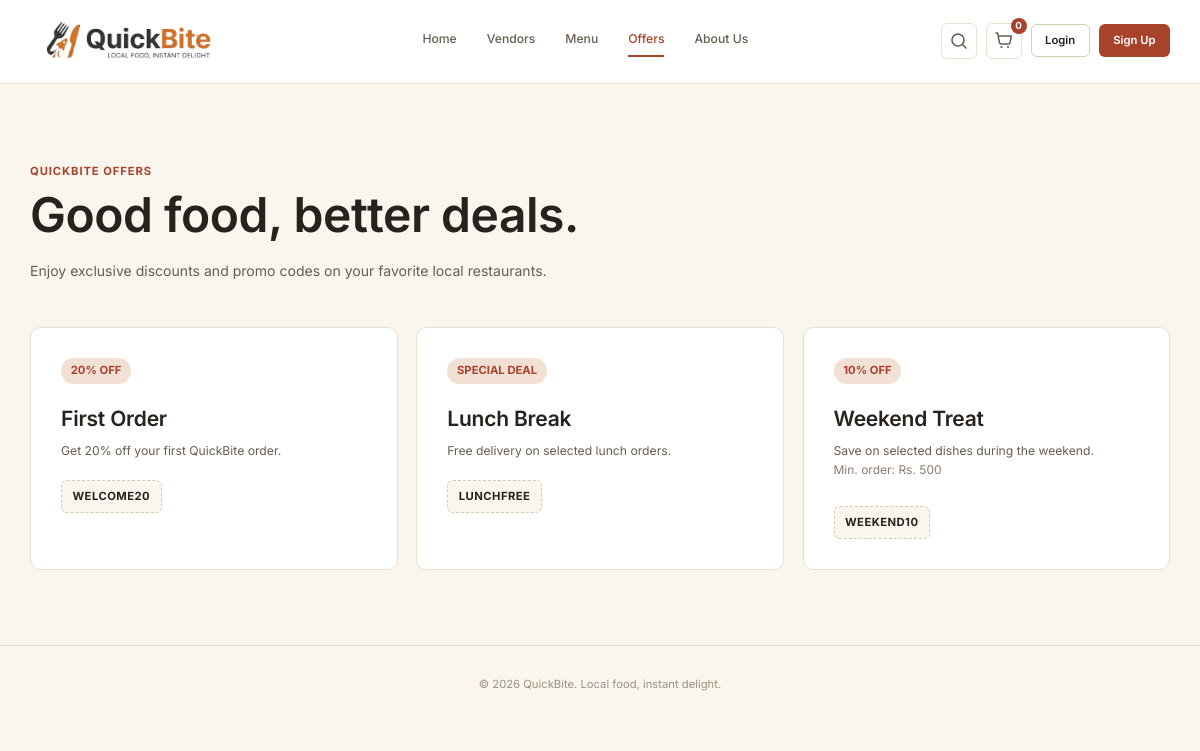
/offers.php, run on the app's committed database.
### tables this page shows
CREATE TABLE offers (
  id INT UNSIGNED AUTO_INCREMENT PRIMARY KEY,
  title VARCHAR(160) NOT NULL,
  description TEXT NULL,
  code VARCHAR(50) NOT NULL UNIQUE,
  discount_percent DECIMAL(5,2) NOT NULL DEFAULT 0,
  min_order DECIMAL(10,2) NOT NULL DEFAULT 0,
  expires_at DATETIME NULL,
  is_active TINYINT(1) DEFAULT 1
);

### includes/auth.php (called while the page is built, shortened)
<?php
function current_user(): ?array
{
    return $_SESSION['user'] ?? null;
}

### includes/data.php (called while the page is built, shortened)
<?php
require_once __DIR__ . '/auth.php';
$db = get_db();
$oStmt = $db->query("
    SELECT id, title, description, code, discount_percent, min_order, expires_at, is_active
    FROM offers
    WHERE is_active = 1 AND (expires_at IS NULL OR expires_at >= NOW())
    ORDER BY id ASC
");
$offers = $oStmt->fetchAll();

### offers.php (the view, shortened to what this page needs)
<?php
$activeNav = 'offers';
$basePath = '';
include __DIR__ . '/includes/data.php';
include __DIR__ . '/includes/header.php';
?>
<section class="content-page">
  <div class="content-hero">
    <span class="content-hero__eyebrow">QuickBite Offers</span>
    <h1 class="content-hero__title">Good food, better deals.</h1>
    <p class="content-hero__text">
      Enjoy exclusive discounts and promo codes on your favorite local restaurants.
    </p>
  </div>
  <div class="offer-grid">
    <?php if (empty($offers)): ?>
      <p style="grid-column: 1 / -1; text-align: center; color: #6E6259; padding: 2rem;">No active promotional offers at the moment. Check back soon!</p>
    <?php else: ?>
      <?php foreach ($offers as $offer): ?>
        <article class="offer-card">
          <span class="offer-card__badge">
            <?= (float)$offer['discount_percent'] > 0 ? ((int)$offer['discount_percent'] . '% OFF') : 'SPECIAL DEAL' ?>
          </span>
          <h2 class="offer-card__title"><?= htmlspecialchars($offer['title']) ?></h2>
          <p class="offer-card__text"><?= htmlspecialchars($offer['description']) ?></p>
          <?php if ((float)$offer['min_order'] > 0): ?>
            <p style="font-size: 0.8rem; color: #8C7B70; margin-bottom: 0.5rem;">Min. order: Rs. <?= number_format($offer['min_order']) ?></p>
          <?php endif; ?>
          <span class="offer-card__code" title="Click to copy" onclick="navigator.clipboard.writeText('<?= htmlspecialchars($offer['code']) ?>'); alert('Copied code: <?= htmlspecialchars($offer['code']) ?>');">
            <?= htmlspecialchars($offer['code']) ?>
          </span>
        </article>
      <?php endforeach; ?>
    <?php endif; ?>
  </div>
</section>
<?php include __DIR__ . '/includes/footer.php'; ?>

### includes/header.php (shortened to what this page needs)
<?php
$basePath = $basePath ?? '';
require_once __DIR__ . '/auth.php';
$currentUser = current_user();
?>
<!DOCTYPE html>
<html lang="en">
<head>
<link rel="stylesheet" href="<?= $basePath ?>css/base.css">
<link rel="stylesheet" href="<?= $basePath ?>css/customer.css">
</head>
<body>
<header class="site-header">
  <div class="site-header__inner">
    <a class="brand" href="<?= $basePath ?>index.php">
     <img style="width: 200px" src="<?= $basePath ?>images/logo.png" alt="QuickBite" />
    </a>
    <nav class="main-nav">
      <a href="<?= $basePath ?>index.php" class="nav-link <?= ($activeNav ?? '') === 'home' ? 'is-active' : '' ?>">Home</a>
      <a href="<?= $basePath ?>vendors.php" class="nav-link <?= ($activeNav ?? '') === 'vendors' ? 'is-active' : '' ?>">Vendors</a>
      <a href="<?= $basePath ?>menu.php" class="nav-link <?= ($activeNav ?? '') === 'menu' ? 'is-active' : '' ?>">Menu</a>
      <a href="<?= $basePath ?>offers.php" class="nav-link <?= ($activeNav ?? '') === 'offers' ? 'is-active' : '' ?>">Offers</a>
      <a href="<?= $basePath ?>about.php" class="nav-link <?= ($activeNav ?? '') === 'about' ? 'is-active' : '' ?>">About Us</a>
    </nav>
    <div class="site-header__actions">
      <button class="icon-btn" id="searchToggle" type="button" aria-label="Search">
        <svg width="18" height="18" viewBox="0 0 18 18" fill="none"><circle cx="8" cy="8" r="6" stroke="currentColor" stroke-width="1.6"/><path d="M12.5 12.5L16 16" stroke="currentColor" stroke-width="1.6" stroke-linecap="round"/></svg>
      </button>
      <a class="icon-btn icon-btn--cart" href="<?= $basePath ?>cart.php" aria-label="Cart">
        <span class="cart-badge" id="cartBadge">0</span>
      </a>
      <?php if ($currentUser): ?>
        <div class="header-user-menu">
          <?php if ($currentUser['role'] === 'admin'): ?>
            <a href="<?= $basePath ?>admin/overview.php" class="btn btn--primary btn--sm">Admin Panel</a>
          <?php elseif ($currentUser['role'] === 'vendor'): ?>
            <a href="<?= $basePath ?>vendor/dashboard.php" class="btn btn--primary btn--sm">Vendor Panel</a>
          <?php else: ?>
            <a href="<?= $basePath ?>customer_orders.php" class="btn btn--outline btn--sm">My Orders</a>
          <?php endif; ?>
          <span class="header-user-tag"><?= htmlspecialchars(explode(' ', $currentUser['name'])[0]) ?></span>
          <a href="<?= $basePath ?>logout.php" class="btn btn--outline btn--sm" title="Log out">Logout</a>
        </div>
      <?php else: ?>
        <a href="<?= $basePath ?>login.php" class="btn btn--outline btn--sm">Login</a>
        <a href="<?= $basePath ?>signup.php" class="btn btn--primary btn--sm">Sign Up</a>
      <?php endif; ?>
    </div>
  </div>
  <div class="search-panel" id="searchPanel">
  </div>
</header>
<main class="page">

### includes/footer.php (shortened to what this page needs)
</main>
<footer class="site-footer">
  <p>&copy; <?= date('Y') ?> QuickBite. Local food, instant delight.</p>
</footer>
</body>
</html>

### css/base.css (style rules this page uses)
:root { --color-brand: #A8432B; --color-brand-dark: #852F1C; --color-brand-tint: #F3E0D5; --color-accent: #C0862A; --color-ink: #27221D; --color-ink-soft: #675D50; --color-ink-faint: #9C9080; --color-border: #E7E0D1; --color-border-strong: #D6CBB3; --color-bg: #FAF6EE; --color-surface: #FFFFFF; --color-sidebar: #27221D; --color-sidebar-hover: #38322A; --color-success: #3F7A4E; --color-success-bg: #E8F2E9; --color-warn: #B9791E; --color-warn-bg: #FBF1DD; --color-danger: #B23A2B; --color-danger-bg: #FBEAE6; --color-info: #35588C; --color-info-bg: #E8EEF7; --font-display: 'Inter', -apple-system, BlinkMacSystemFont, 'Segoe UI', sans-serif; --font-base: 'Inter', -apple-system, BlinkMacSystemFont, 'Segoe UI', sans-serif; --fs-xs: 0.75rem; --fs-sm: 0.8125rem; --fs-base: 0.9375rem; --fs-md: 1.0625rem; --fs-lg: 1.4rem; --fs-xl: 1.9rem; --fs-xxl: 2.5rem; --gap-xs: 0.375rem; --gap-sm: 0.75rem; --gap-md: 1.25rem; --gap-lg: 2rem; --gap-xl: 3rem; --radius-sm: 6px; --radius-md: 10px; --shadow-card: 0 1px 2px rgba(39, 34, 29, 0.07); }
* { box-sizing: border-box; }
html, body { margin: 0; padding: 0; font-family: var(--font-base); color: var(--color-ink); background: var(--color-bg); font-size: var(--fs-base); line-height: 1.55; -webkit-font-smoothing: antialiased; }
h1, h2, h3 { margin: 0; font-family: var(--font-display); font-weight: 600; letter-spacing: -0.01em; }
p { margin: 0; }
a { color: inherit; text-decoration: none; }
button { font-family: inherit; cursor: pointer; }
.btn { display: inline-flex; align-items: center; justify-content: center; gap: 0.4rem; border: 1px solid transparent; border-radius: var(--radius-sm); padding: 0.65rem 1.3rem; font-size: var(--fs-sm); font-weight: 600; transition: all 0.2s ease; }
.btn--primary { background: var(--color-brand); color: #fff; }
.btn--outline { background: var(--color-surface); border-color: var(--color-border-strong); color: var(--color-ink); }
.btn--sm { padding: 0.45rem 0.9rem; font-size: var(--fs-xs); }
.icon-btn { position: relative; width: 36px; height: 36px; border: 1px solid var(--color-border); background: var(--color-surface); border-radius: var(--radius-sm); display: grid; place-items: center; color: var(--color-ink-soft); transition: all 0.2s ease; }

### data on the page
offers: discount_percent "20", title "First Order", description "Get 20% off your first QuickBite order.", code "WELCOME20"
offers: discount_percent "SPECIAL DEAL", title "Lunch Break", description "Free delivery on selected lunch orders.", code "LUNCHFREE"
offers: discount_percent "10", title "Weekend Treat", description "Save on selected dishes during the weekend.", min_order "500", code "WEEKEND10"
